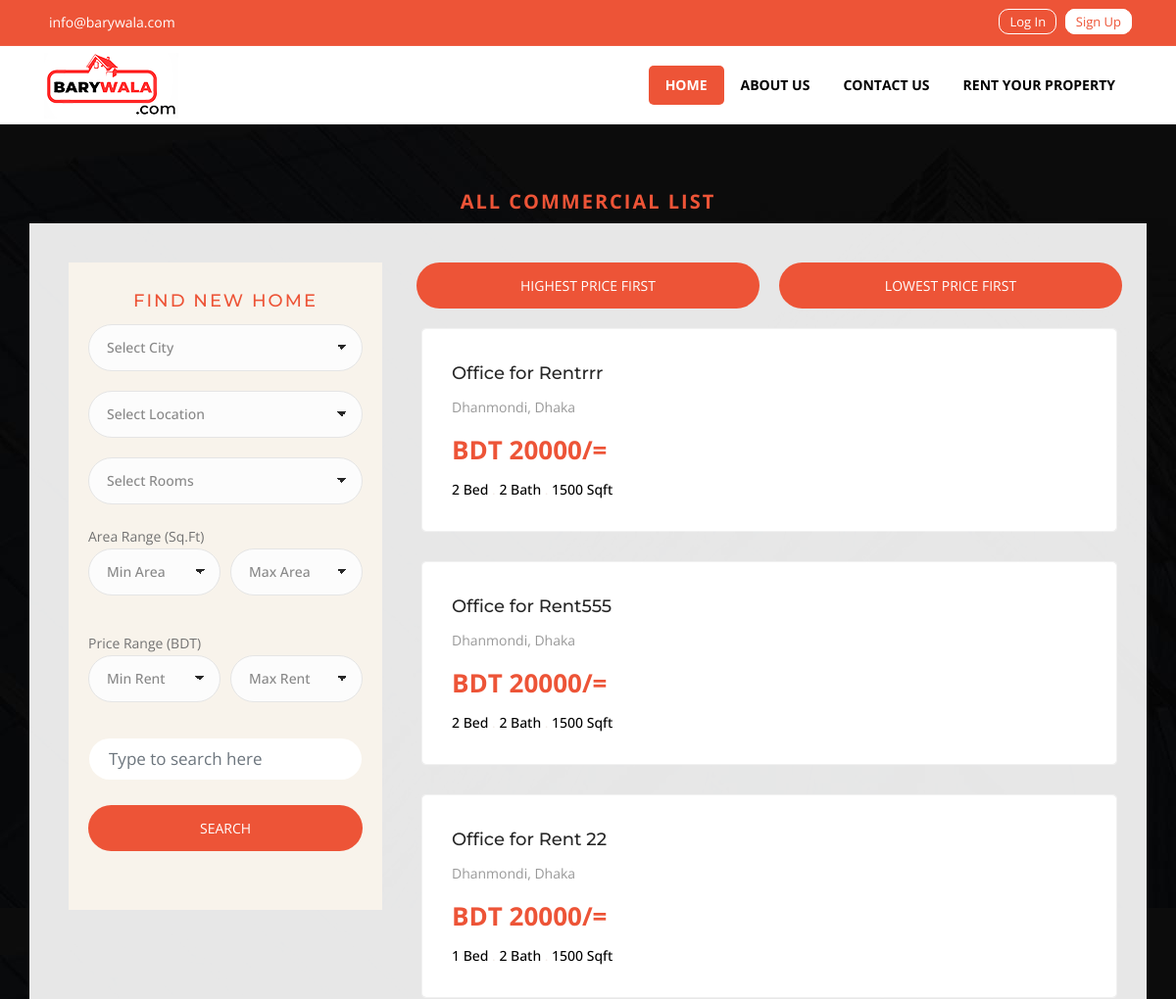
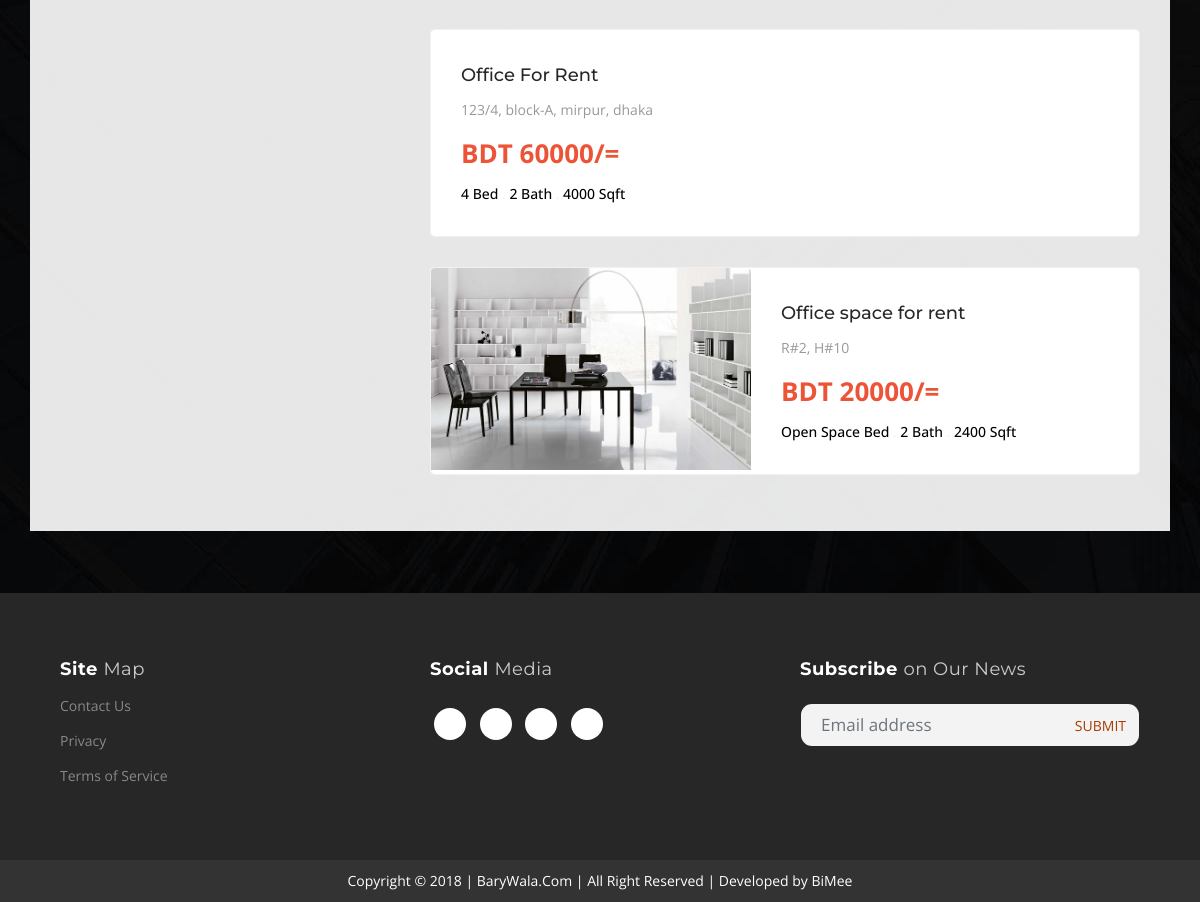
Screenshot of /barywala/posts/all_commercial_list with the database file from the repository (2 pictures, top to bottom).
### tables this page shows
CREATE TABLE `commercial` (
  `id` int(10) NOT NULL,
  `user_id` int(10) NOT NULL,
  `title` varchar(30) NOT NULL,
  `slug` varchar(30) NOT NULL,
  `city` varchar(30) DEFAULT NULL,
  `area` varchar(30) DEFAULT NULL,
  `address` varchar(30) NOT NULL,
  `rent` int(10) DEFAULT NULL,
  `rooms` varchar(30) DEFAULT NULL,
  `washrooms` int(10) DEFAULT NULL,
  `size` int(10) DEFAULT NULL,
  `time_period` varchar(30) DEFAULT NULL,
  `contact` int(10) NOT NULL,
  `image` varchar(30) DEFAULT NULL,
  `image1` varchar(30) DEFAULT NULL,
  `image2` varchar(30) DEFAULT NULL,
  `image3` varchar(30) DEFAULT NULL,
  `image4` varchar(30) DEFAULT NULL,
  `short_note` text DEFAULT NULL,
  `post_date` timestamp NOT NULL DEFAULT current_timestamp()
);

### barywala/application/controllers/Posts.php (called while the page is built, shortened)
<?php
	class Posts extends CI_Controller
	{
	public function all_commercial_list($offset = 0){
		$config['per_page'] = 5;
		$data['title'] = 'All Commercial List';
		$data['commercial'] = $this->post_model->all_commercial_list(False, $config['per_page'], $offset);
		$data['city'] = $this->post_model->get_city();
		$data['areas'] = $this->post_model->get_area();
		$this->load->view('templates/header');
		$this->load->view('posts/all_commercial_list', $data);
		$this->load->view('templates/footer');
	}
}
?>

### barywala/index.php (called while the page is built, shortened)
<?php
require_once BASEPATH.'core/CodeIgniter.php';

### barywala/application/models/Post_model.php (called while the page is built, shortened)
<?php
	class Post_model extends CI_Model{
        public function all_commercial_list($slug = false, $limit = false, $offset = false){
        if($limit)
            {
                $this->db->limit($limit,$offset );
            }
            if($slug == false){
                $this->db->order_by('commercial.id','DESC');
                $query = $this->db->get('commercial');
                return $query->result_array();
            }
            $query = $this->db->get_where('commercial',array('slug' => $slug));
            return $query->row_array();
        }
         public function get_city()
        {
            $this->db->distinct();
            $this->db->select('city');
            $this->db->from('commercial');
            $query = $this->db->get();
            if($query->num_rows()>0){
                return $query->result_array();
            }
        }
        public function get_area()
        {
            $this->db->distinct();
            $this->db->select('area');
            $this->db->from('commercial');
            $query = $this->db->get();
            if($query->num_rows()>0){
                return $query->result_array();
            }
        }
	}
?>

### barywala/application/views/posts/all_commercial_list.php (the view, shortened to what this page needs)
<div class="main-container section-padding"  style="background-image: url(<?php echo base_url();?>assets/img/body1.jpg)">
  <h5 class="sidebar-title" style="text-align:center; font-size:20px;"><strong><?=$title;?> </strong></h5>
   <div class="container" style="background: #ffffffe6; padding-top:30px; padding-right: 30px; padding-left: 30px ;">
      <div class="row">
        <div class="col-lg-4 col-md-12 col-xs-12">
          <div class="sidebar sticky right">
            <div class="widget">
              <h3 class="sidebar-title" style="text-align:center;">Find New Home</h3>
              <?php echo form_open('posts/get_all_filtered')?>
              <div class="row with-forms">
                <div class="col-md-12">
                 <select id="selectCity" name="city" class="classic" >
                  <option value="">Select City</option>
                  </select>
                </div>
              </div>
              <div class="row with-forms">
                <div class="col-md-12">
                  <select name="area" class="classic">
                      <option value="">Select Location</option>
                    </select>
                </div>
              </div>
              <div class="row with-forms">
                <div class="col-md-12">
                  <select name="rooms" class="classic">
                      <option value="">Select Rooms</option>
                  </select>
                </div>
              </div>
             <div class="row with-forms">
                <div class="col-md-12">
                  Area Range (Sq.Ft)
                  <div class="form-row">
                  <div class="form-group col-md-6">
                    <select name="minimum_size" class="classic" >
                        <option value="">Min Area</option>
                    </select>
                  </div>
                   <div class="form-group col-md-6">
                    <select name="maximum_size" class="classic">
                        <option value="">Max Area</option>
                    </select>
                  </div>
                </div>
                </div>
              </div>
              <div class="row with-forms">
                <div class="col-md-12">
                  Price Range (BDT)
                  <div class="form-row">
                  <div class="form-group col-md-6">
                    <select name="minimum_rent" class="classic">
                        <option value="">Min Rent</option>
                    </select>
                  </div>
                   <div class="form-group col-md-6">
                    <select name="maximum_rent" class="classic">
                        <option value="">Max Rent</option>
                    </select>
                  </div>
                </div>
                </div>
              </div>
               <div class="row with-forms">
                <div class="col-md-12">
                  <input style="border-radius: 25px; background-color:#fff;" class="form-control" type="text" name="search"  placeholder="Type to search here"/>
                </div>
                </div><br>
               <button type="submit" class="fullwidth btn btn-common">Search</button>
              <?php echo form_close();?>
            </div>
          </div>
        </div>
        <div class="col-lg-8 col-md-12 col-xs-12">
            <div class="row with-forms">
              <div class="col-md-6 col-xs-6" style="padding: 10px;">
                 <?php echo form_open('posts/get_post_by_high_rent')?>
                    <button class="fullwidth btn btn-common" type="submit">Highest Price First</button>
                  <?php echo form_close();?>
              </div>
              <div class="col-md-6 col-xs-6" style="padding: 10px;">
                  <?php echo form_open('posts/get_post_by_low_rent')?>
                    <button class="fullwidth btn btn-common" type="submit">Lowest Price First</button>
                  <?php echo form_close();?>
              </div>
            </div>
          <div class="listing-container list-layout">
            <?php foreach($commercial as $item):?>
            <div class="property-main">
              <div class="property-wrap">
                <div class="property-item">
                  <div class="item-thumb">
                    <a class="hover-effect" href="<?php echo site_url('/posts/'.$item['slug']);?>">
                      <img class="img-fluid" src="<?php echo site_url(); ?>assets/img/posts/commercial/<?= $item['image'];?>"  alt=""/>
                    </a>
                  </div>
                  <div class="item-body">
                    <h3 class="property-title">
                      <a href="<?php echo site_url('/posts/'.$item['slug']);?>"><?= $item['title'];?></a>
                    </h3>
                    <div class="adderess">
                      <i class="lni-map-marker"></i><?= $item['address']; ?>
                    </div>
                    <div class="pricin-list">
                      <div class="property-price"><span>BDT <?= $item['rent']; ?>/=</span></div>
                      <p>
                        <span><?= $item['rooms'];?> Bed</span> . <span><?= $item['washrooms'];?> Bath</span> .
                        <span><?= $item['size'];?>  Sqft</span>
                      </p>
                    </div>
                  </div>
                </div>
              </div>
            </div>
             <?php endforeach ?>
          </div>
          <div class="col-12">
          </div>
        </div>
      </div><br>
  </div>
</div>

### rows the page displays
commercial: title "Office for Rentrrr", address "Dhanmondi, Dhaka", rent "20000", rooms "2", washrooms "2", size "1500"
commercial: title "Office for Rent555", address "Dhanmondi, Dhaka", rent "20000", rooms "2", washrooms "2", size "1500"
commercial: title "Office for Rent 22", address "Dhanmondi, Dhaka", rent "20000", rooms "1", washrooms "2", size "1500"
commercial: title "Office For Rent", address "123/4, block-A, mirpur, dhaka", rent "60000", rooms "4", washrooms "2", size "4000"
commercial: image (picture), title "Office space for rent", address "R#2, H#10", rent "20000", rooms "Open Space", washrooms "2", size "2400"

### other values shown
$title "ALL COMMERCIAL LIST"
